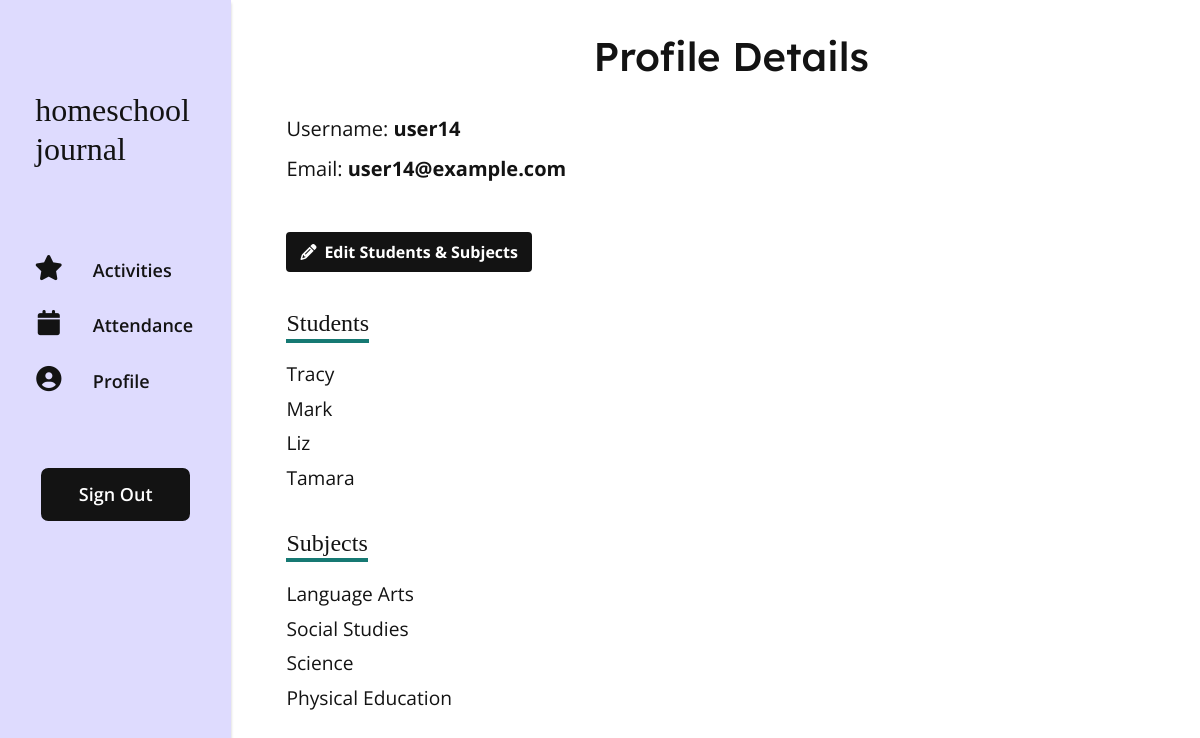
The page /profile (signed in) on the database as committed earlier.
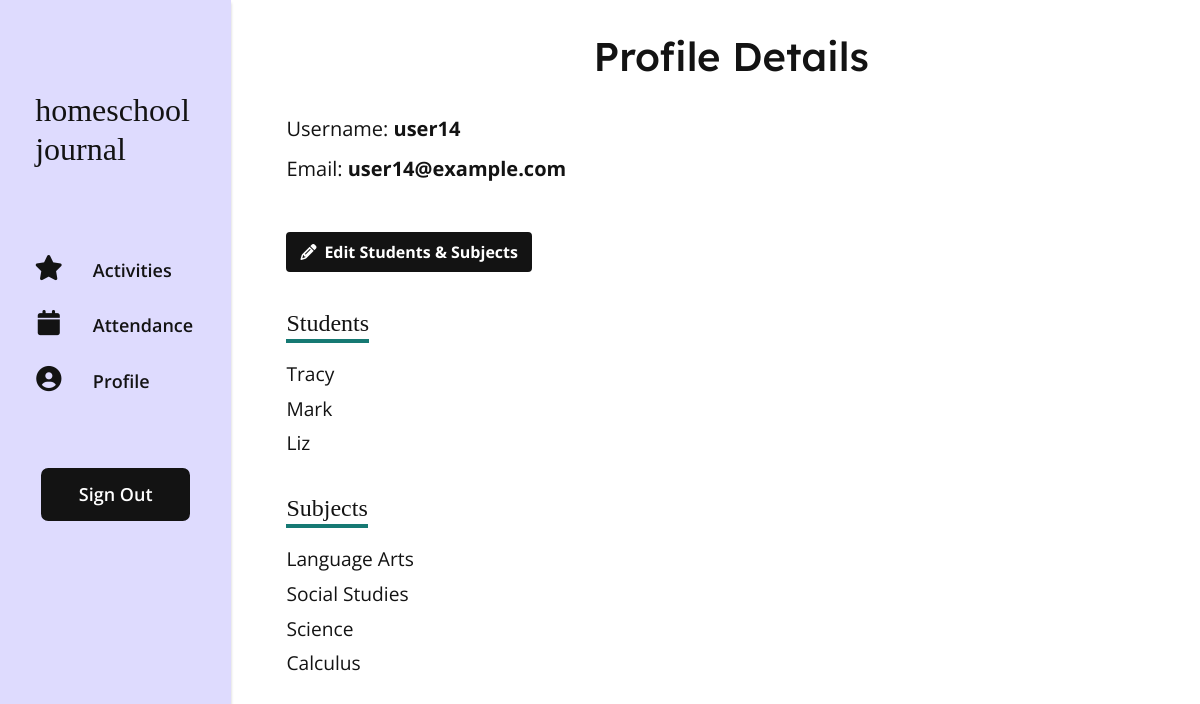
The same page on the database as committed later.
### app/models.py (models this page shows, shortened)
class User(UserMixin, db.Model):
    id = db.Column(db.Integer, primary_key=True)
    username = db.Column(db.String(64), nullable=False, index=True, unique=True)
    email = db.Column(db.String(120), nullable=False, index=True, unique=True)
    student_number = db.Column(db.Integer, index=True)
    password_hash = db.Column(db.String(128))
    activities = db.relationship('Activity', backref='admin', lazy='dynamic')
    students = db.relationship('Student', backref='admin', lazy='dynamic')
    subjects = db.relationship('Subject', backref='admin', lazy='dynamic')
    attendance = db.relationship('Attendance', backref='admin', lazy='dynamic')

class Student(db.Model):
    id = db.Column(db.Integer, primary_key=True)
    student_name = db.Column(db.String(64), index=True)
    user_id = db.Column(db.Integer, db.ForeignKey('user.id'))
    attendance = db.relationship('Attendance', backref='student', lazy='dynamic')
    activities = db.relationship('Activity', backref='student', lazy='dynamic')
    def __str__(self):
        return self.student_name

class Subject(db.Model):
    id = db.Column(db.Integer, primary_key=True)
    user_id = db.Column(db.Integer, db.ForeignKey('user.id'), index=True)
    subject_name = db.Column(db.String(64), index=True)
    activities = db.relationship('Activity', backref='subject', lazy='dynamic')
    def __str__(self):
        return self.subject_name

### app/routes.py (the view)
@app.route('/profile', methods=['GET', 'POST'])
@login_required
def profile():
    return render_template('profile.html')

### app/models.py (called while the page is built)
@login.user_loader
def load_user(id):
    return User.query.get(int(id))

### app/templates/profile.html (shortened to what this page needs)
{% extends 'base.html' %}
{% block content %}
    <div class="profile">
        <h1 class="profile__title">Profile Details</h1>
        <div class="profile__header">
            <p class="profile__heading">Username: <span class="profile__heading-data">{{ current_user.username }}</span></p>
            <p class="profile__heading">Email: <span class="profile__heading-data">{{ current_user.email }}</span></p>
        </div>
        <div class="profile__data-wrapper">
            <a href="{{ url_for('edit_profile') }}" class="btn btn--dark btn--profile-edit"><i class="fas fa-pencil-alt controls-icon"></i>Edit Students & Subjects</a>
            <div class="profile__data-group">
                <p class="profile__data-heading"><span class="profile__data-heading-title">Students</span></p>
                <div class="profile__data-content">
                    {% for student in current_user.students %}
                        <p class="profile__data">{{ student }}</p>
                    {% endfor %}
                </div>
            </div>
            <div class="profile__data-group">
                <p class="profile__data-heading"><span class="profile__data-heading-title">Subjects</span></p>
                <div class="profile__data-content">
                    {% for subject in current_user.subjects %}
                        <p class="profile__data">{{ subject }}</p>
                    {% endfor %}
                </div>
            </div>
        </div>
    </div>
{% endblock %}

### app/templates/base.html (shortened to what this page needs)
<!DOCTYPE html>
<html lang="en">
    <head>
        <link rel="stylesheet" href="https://stackpath.bootstrapcdn.com/bootstrap/4.3.1/css/bootstrap.min.css">
        <link rel="stylesheet" href="{{ url_for('static', filename='style.css') }}">
        <link rel="stylesheet" href="https://unpkg.com/bootstrap-table@1.18.2/dist/bootstrap-table.min.css">
    </head>
    <body>
      <div class="container-main">
        <header class="header-main">
          <nav class="navbar-custom">
            <div class="navbar-panel" id="navbarPanel">
              <h1 class="navbar-panel-logo"><a class="navbar-panel-logo__text" href="{{ url_for('index') }}">homeschool<br>journal</a></h1>
              <ul class="navbar-list">
                <li class="nav-item">
                  <a class="nav-item--link" href="{{ url_for('log') }}"><i class="fas fa-fw fa-star menu-icon"></i>Activities</a>
                </li>
                <li class="nav-item">
                  <a class="nav-item--link" href="{{ url_for ('attend') }}"><i class="fas fa-fw fa-calendar menu-icon"></i>Attendance</a>
                </li>
                <li class="nav-item">
                  <a class="nav-item--link" href="{{ url_for ('profile') }}"><i class="fas fa-fw fa-user-circle menu-icon"></i>Profile</a>
                </li>
                <li class="nav-item">
                  {% if current_user.is_anonymous %}
                  <a class="nav-item--link nav-link--sign" href="{{ url_for ('login') }}">Sign In</a>
                  {% else %}
                  <a class="nav-item--link nav-link--sign" href="{{ url_for ('logout') }}">Sign Out</a>
                  {% endif %}
                </li>
              </ul>
            </div>
          </nav>
        </header>
        <div class ="container">
          {% block content %} {% endblock %}
        </div>
      </div>
    </body>
</html>

### app/static/style.css (style rules this page uses)
:root { --black: #131313; --white: #FFFFFF; --bg-light: #EBF6F2; --bg-navbar: #DEDBFE; --bg-dark: #167973; --bg-activity-display: hsla(245, 100%, 95%, 0.9); --bg-completed: hsla(160, 36%, 88%, 1); --bg-notcompleted: hsla(246, 91%, 65%, 0.21); --bg-cell-hover: hsla(245, 100%, 96%, 0.7); --completed-color: hsla(176, 69%, 28%, 1); --notcompleted-color: hsla(246, 54%, 53%, 1); --content-bg-light: #D7ECE5; --attendance-bg:#FBE6CC; --link-color: #6354F7; --link-hover-color: #872CA7; --highlight-color: #6354F7; --btn-bright: #6354F7; --btn-bright-hover: #872CA7; --btn-activity-display: hsla(246, 91%, 65%, 1); --btn-activity-display-hover: hsla(246, 91%, 55%, 1); --btn-bg-color-light: #C7C4E3; --btn-edit: hsla(33, 85%, 89%, 1); --btn-details: hsla(220, 78%, 89%, 1); --btn-delete: hsla(3, 56%, 49%, 0.3); --btn-edit-hover: hsla(33, 85%, 79%, 1); --btn-details-hover: hsla(220, 78%, 79%, 1); --btn-delete-hover: hsla(3, 66%, 42%, 0.4); --alert-color: rgba(196, 61, 55, 0.3); --header-icon-hover-color: #872CA7; --border-light: #dee2e6; --border-dark: #167973; }
*, *:before, *:after { box-sizing: border-box; }
p { margin: 0; padding: 0; }
body { margin: 0; padding: 0; background-color: var(--white); color: #131313; font-family: 'Open Sans', sans-serif; font-weight: 400; }
a { text-decoration:none; color: var(--link-color); cursor: pointer; }
h1, h2, h3, h4 { font-family: "Lexend Deca", serif; }
.btn { border: unset; cursor: pointer; }
.btn--dark { background: var(--black); color: #FFF; border: 2px solid var(--black); font-weight: 700; }
.controls-icon { margin-right: 0.5em; }
.header-main { position: relative; }
.navbar-custom { padding: 2.7em 1.5em; display: flex; justify-content: space-between; align-items: center; }
.navbar-panel { position: absolute; z-index: 1; background: var(--bg-navbar); top: 0; left: 0; height: 100vh; padding: 1.2em 0.6em; box-shadow: 0 3px 3px rgba(0,0,0,0.2); transform: translateX(-100%); transition: transform .3s ease-in-out; }
.navbar-panel-logo { margin-top: 1.6em; }
.navbar-panel-logo__text { display: block; font-family: 'Zilla Slab', serif; font-size: 2rem; color: var(--black); margin-left: 0.8em; }
.navbar-list { margin-top: 4.75em; padding: 0; list-style-type: none; }
.nav-item { margin-bottom: 0.3em; }
.nav-item--link { display: block; width: 100%; padding: .6em 1.3em; color: var(--black); font-weight: 600; font-size: 1.125rem; }
.menu-icon { font-size: 1.4em; margin-right: 1.125em; }
.nav-link--sign { margin: 3.5em auto; text-align: center; background: var(--black); color: #FFF; border-radius: 0.4em; border: 2px solid var(--black); width: 70%; }
@media screen and (min-width: 968px) { .container-main { display: grid; grid-gap: 1.4rem; grid-template-columns: minmax(auto, 240px) 1fr; } }
@media screen and (min-width: 968px) { .navbar-panel { transform: translateX(0); position: unset; position: fixed; } }
@media screen and (min-width: 968px) { .navbar-panel-logo { margin-top: 1.8em; padding-right: 0.8em; } }
.container { width: 100%; max-width: 1000px; margin: 0 auto; padding: 2em 1.5em; }
.profile__title { text-align: center; }
.profile__header { margin-top: 2.1em; }
.profile__heading { font-size: 1.25rem; margin-bottom: 0.5em; }
.profile__heading:last-child { margin-bottom: 0; }
.profile__heading-data { font-weight: 700; }
.profile__data-wrapper { margin-top: 3em; }
.btn--profile-edit { margin-bottom: 2.1em; }
.profile__data-group { margin-bottom: 2em; }
.profile__data-group:last-child { margin-bottom: 0; }
.profile__data-heading { margin-bottom: 1.2em; }
.profile__data-heading-title { font-family: 'Zilla Slab', serif; font-size: 1.5rem; padding-bottom: 0.1em; border-bottom: 4px solid var(--border-dark); }
.profile__data { margin-bottom: 0.3em; font-size: 1.2rem; }

Rows that differ between the two databases and show on the page:
removed Student: student_name "Tamara"
removed Subject: subject_name "Physical Education"
added Subject: subject_name "Calculus"
